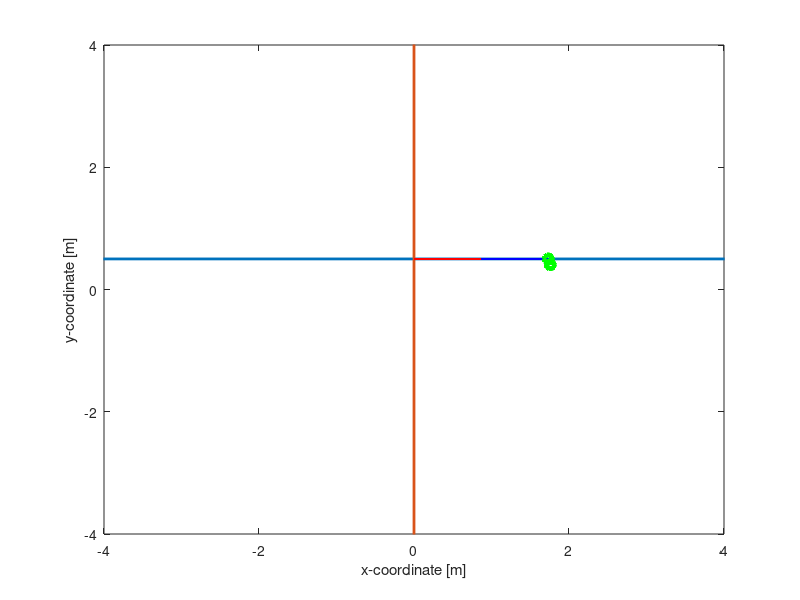

MATLAB code to generate this figure:
%forward kinematics of 2R robotic arm with animation
%clearing the workspace, closing all and clearing the command window
clear all
close all
clc

%Inputs 
%Length of the First Link (m)
l1 = 1;
%Length of the Second Link (m) 
l2 = 1;
%Length of the Third Link (m) 
l3 = 0.1;
%Fixed Position of the First link 
x0 = 0;  %{x axis coordinate}
y0 = 0.5;  %{y axis coordinate}
plot([-5 5],[0.5 0.5], 'linewidth',2)
hold on
plot([0 0],[-5 5], 'linewidth',2)
%Angle swept by the links 
%{
theta1 =linspace(75,45,10);  %{first link}
theta2 =linspace(-45,0,19);  %{Second link}
theta3 =linspace(-90,-120,5);  %{Third link} The more minus,the more backwards it goes
%}
theta1 =linspace(-30,-30,2);  %{first link}
theta2 =linspace(0,0,2);  %{Second link}
theta3 = linspace(-45,-45,2);  %{Third link} The more minus,the more backwards it goes
ct =1;  %{Counter number}
% For each fixed angle of link1 calculating workspace of link2
for i=1:length(theta1)
    THETA1 = theta1(i);        %{indexing each angle of first link}
    for j=1:length(theta2)     
        THETA2 = theta2(j);       %{indexing each angle of Second link}
        for k=1:length(theta3)
        THETA3 = theta3(k);
        x1 = x0+l1*cosd(THETA1);     %{Second link x-coordinate node1} 
        y1 = y0+l1*sind(THETA1);     %{Second link y-coordinate node1}  
        x2 = x0+x1+l2*cosd(THETA2+THETA1); %{Second link x-coordinate node2}  
        y2 = y0+y1+l2*sind(THETA2+THETA1); %{Second link y-coordinate node2}  
        x3 = x2 + l3*cosd(THETA3+THETA2+THETA1); %{Third link x-coordinate node2} 
        y3 = y2 + l3*sind(THETA3+THETA2+THETA1); %{Third link y-coordinate node2} 
%Plotting
plot([x0 x1],[0.5, y1+.5],'-r',[x1 x2],[y1+0.5 y2+.5],'-b', [x2 x3], [y2+.5 y3+0.5],'-og','linewidth',3);
axis([-4 4 -4 4]); %{Axis Range}
xlabel('x-coordinate [m]')
ylabel('y-coordinate [m]')
pause(0.001);            %{to pause the program for n seconds}
M(ct)= getframe(gcf);  %{collect different frames of figures} 
ct =ct+1;   %{Increment Counter} 


        end
    end
end

%{
movie(M) %{Making movie of collected frame} 
%{Assigning the videoname and type}
videofile = VideoWriter('Forward_Kinematics.avi','Uncompressed AVI');
%{to open the file}
open(videofile)   
%{assigning the different frames to videofile} 
writeVideo(videofile,M) 
close(videofile) %{To close the file}
%}